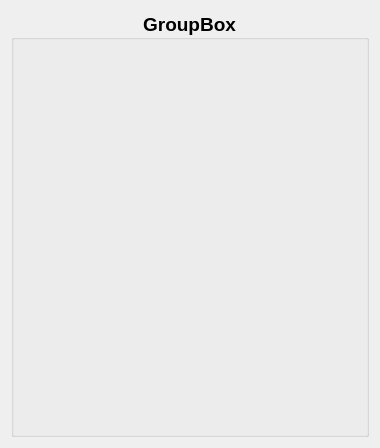
<?xml version="1.0" encoding="UTF-8"?>
<ui version="4.0">
 <class>Form</class>
 <widget class="QWidget" name="Form">
  <property name="geometry">
   <rect>
    <x>0</x>
    <y>0</y>
    <width>380</width>
    <height>448</height>
   </rect>
  </property>
  <property name="font">
   <font>
    <pointsize>14</pointsize>
    <bold>true</bold>
   </font>
  </property>
  <property name="windowTitle">
   <string>Form</string>
  </property>
  <layout class="QVBoxLayout" name="verticalLayout_2">
   <item>
    <widget class="QGroupBox" name="groupBox">
     <property name="title">
      <string>GroupBox</string>
     </property>
     <property name="alignment">
      <set>Qt::AlignCenter</set>
     </property>
     <layout class="QVBoxLayout" name="verticalLayout">
      <item>
       <layout class="QVBoxLayout" name="todoListLayout"/>
      </item>
     </layout>
    </widget>
   </item>
  </layout>
 </widget>
 <resources/>
 <connections/>
</ui>
